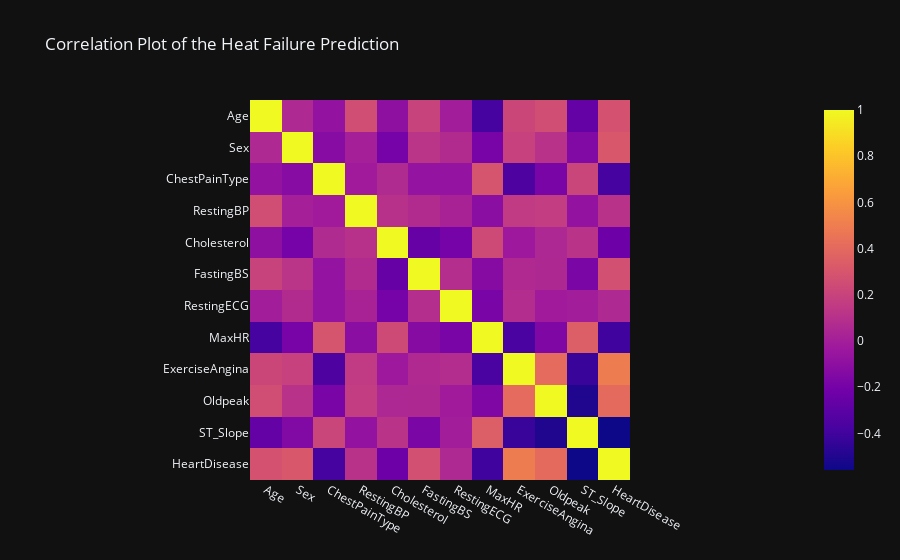

Source (notebook cell):
### Markdown cell above
# Correlation Matrix

Correlation matrix is essential to understand the relationship between the features and the target variable. We will use the visualization to have a proper understanding.

### Legend
- Dark Colors: Negative Correlation
- Light Colors: Positive Correlation

### Code cell
px.imshow(df.corr(),title="Correlation Matrix of the Heat Failure Prediction")

### Figure 1 — Plotly figure (JSON) as saved in the notebook; plotly's stock layout.template omitted (floating-point values rounded to 4 significant figures; data arrays with more than 128 entries replaced by an {"elided": "..."} marker saying what was removed)
{"data": [{"coloraxis": "coloraxis", "name": "0", "x": ["Age", "Sex", "ChestPainType", "RestingBP", "Cholesterol", "FastingBS", "RestingECG", "MaxHR", "ExerciseAngina", "Oldpeak", "ST_Slope", "HeartDisease"], "y": ["Age", "Sex", "ChestPainType", "RestingBP", "Cholesterol", "FastingBS", "RestingECG", "MaxHR", "ExerciseAngina", "Oldpeak", "ST_Slope", "HeartDisease"], "z": {"elided": "12x12 float values"}, "type": "heatmap", "xaxis": "x", "yaxis": "y", "hovertemplate": "x: %{x}<br>y: %{y}<br>color: %{z}<extra></extra>"}], "layout": {"xaxis": {"anchor": "y", "domain": [0.0, 1.0], "scaleanchor": "y", "constrain": "domain"}, "yaxis": {"anchor": "x", "domain": [0.0, 1.0], "autorange": "reversed", "constrain": "domain"}, "coloraxis": {"colorscale": [[0.0, "#0d0887"], [0.1111, "#46039f"], [0.2222, "#7201a8"], [0.3333, "#9c179e"], [0.4444, "#bd3786"], [0.5556, "#d8576b"], [0.6667, "#ed7953"], [0.7778, "#fb9f3a"], [0.8889, "#fdca26"], [1.0, "#f0f921"]]}, "title": {"text": "Correlation Plot of the Heat Failure Prediction"}}}
